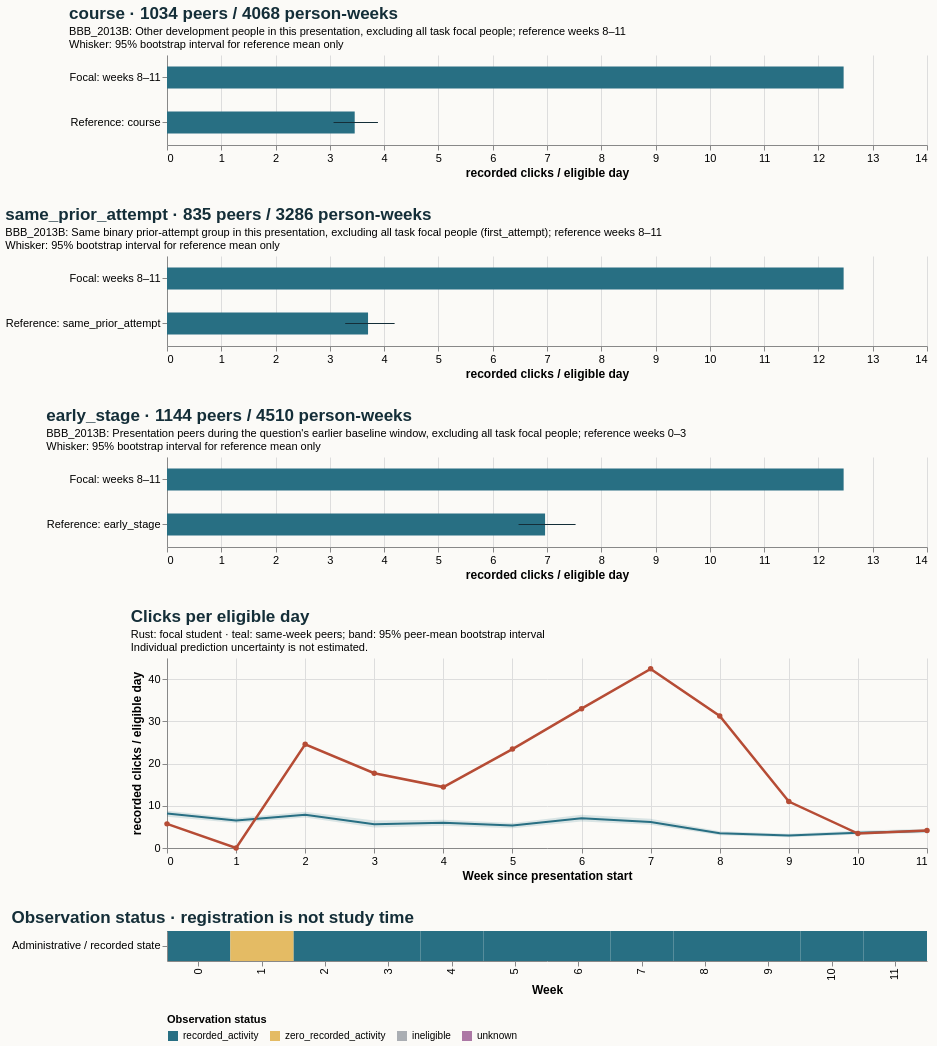

Express this chart as Vega-Lite.
### Vega-Lite specification from a JSON file in a GitHub repository (floating-point values rounded to 4 significant figures)
{"$schema": "https://vega.github.io/schema/vega-lite/v5.20.1.json", "config": {"axis": {"labelFontSize": 11, "titleFontSize": 12}, "background": "#fbfaf7", "font": "sans-serif", "title": {"anchor": "start", "color": "#142e38", "fontSize": 17, "subtitleFontSize": 11}, "view": {"continuousHeight": 300, "continuousWidth": 300, "stroke": null}}, "datasets": {"data-0be89954bfe7319e85b60e800e5b926b": [{"hi": null, "lo": null, "series": "Focal: weeks 8–11", "value": 12.46}, {"hi": 3.886, "lo": 3.068, "series": "Reference: course", "value": 3.458}], "data-9ae0c044a93fe5ac9c17ab1ac15fea42": [{"hi": null, "lo": null, "series": "Focal: weeks 8–11", "value": 12.46}, {"hi": 4.193, "lo": 3.283, "series": "Reference: same_prior_attempt", "value": 3.703}], "data-a0839d3c4f7f22300101f7e213ebb32f": [{"hi": null, "lo": null, "series": "Focal: weeks 8–11", "value": 12.46}, {"hi": 7.526, "lo": 6.476, "series": "Reference: early_stage", "value": 6.964}], "data-c747022c0f851f38f0739b515027d954": [{"end_day": 6, "focal_value": 5.714, "peer_ci_high": 8.85, "peer_ci_low": 7.43, "peer_mean": 8.148, "peer_observations": 1143, "peer_people": 1143, "reference": "course", "unit": "recorded clicks / eligible day", "week": 0}, {"end_day": 13, "focal_value": 0.0, "peer_ci_high": 7.097, "peer_ci_low": 5.913, "peer_mean": 6.502, "peer_observations": 1136, "peer_people": 1136, "reference": "course", "unit": "recorded clicks / eligible day", "week": 1}, {"end_day": 20, "focal_value": 24.57, "peer_ci_high": 8.582, "peer_ci_low": 7.213, "peer_mean": 7.845, "peer_observations": 1119, "peer_people": 1119, "reference": "course", "unit": "recorded clicks / eligible day", "week": 2}, {"end_day": 27, "focal_value": 17.71, "peer_ci_high": 6.542, "peer_ci_low": 4.873, "peer_mean": 5.621, "peer_observations": 1112, "peer_people": 1112, "reference": "course", "unit": "recorded clicks / eligible day", "week": 3}, {"end_day": 34, "focal_value": 14.43, "peer_ci_high": 6.703, "peer_ci_low": 5.256, "peer_mean": 5.963, "peer_observations": 1077, "peer_people": 1077, "reference": "course", "unit": "recorded clicks / eligible day", "week": 4}, {"end_day": 41, "focal_value": 23.43, "peer_ci_high": 5.938, "peer_ci_low": 4.679, "peer_mean": 5.32, "peer_observations": 1070, "peer_people": 1070, "reference": "course", "unit": "recorded clicks / eligible day", "week": 5}, {"end_day": 48, "focal_value": 33.0, "peer_ci_high": 7.85, "peer_ci_low": 6.262, "peer_mean": 7.068, "peer_observations": 1060, "peer_people": 1060, "reference": "course", "unit": "recorded clicks / eligible day", "week": 6}, {"end_day": 55, "focal_value": 42.43, "peer_ci_high": 6.908, "peer_ci_low": 5.479, "peer_mean": 6.156, "peer_observations": 1044, "peer_people": 1044, "reference": "course", "unit": "recorded clicks / eligible day", "week": 7}, {"end_day": 62, "focal_value": 31.29, "peer_ci_high": 3.968, "peer_ci_low": 3.015, "peer_mean": 3.473, "peer_observations": 1034, "peer_people": 1034, "reference": "course", "unit": "recorded clicks / eligible day", "week": 8}, {"end_day": 69, "focal_value": 11.0, "peer_ci_high": 3.372, "peer_ci_low": 2.551, "peer_mean": 2.943, "peer_observations": 1017, "peer_people": 1017, "reference": "course", "unit": "recorded clicks / eligible day", "week": 9}, {"end_day": 76, "focal_value": 3.429, "peer_ci_high": 4.087, "peer_ci_low": 3.2, "peer_mean": 3.624, "peer_observations": 1011, "peer_people": 1011, "reference": "course", "unit": "recorded clicks / eligible day", "week": 10}, {"end_day": 83, "focal_value": 4.143, "peer_ci_high": 4.587, "peer_ci_low": 3.534, "peer_mean": 4.014, "peer_observations": 1006, "peer_people": 1006, "reference": "course", "unit": "recorded clicks / eligible day", "week": 11}], "data-cf05c633e79a748724f167f8eb9e48c4": [{"eligible_days": 7.0, "end_day": 6, "logging_completeness": "unknown", "observation_status": "recorded_activity", "row": "Administrative / recorded state", "score_status": "withheld_release_time_unknown", "start_day": 0, "value": 5.714, "week": 0}, {"eligible_days": 7.0, "end_day": 13, "logging_completeness": "unknown", "observation_status": "zero_recorded_activity", "row": "Administrative / recorded state", "score_status": "withheld_release_time_unknown", "start_day": 7, "value": 0.0, "week": 1}, {"eligible_days": 7.0, "end_day": 20, "logging_completeness": "unknown", "observation_status": "recorded_activity", "row": "Administrative / recorded state", "score_status": "withheld_release_time_unknown", "start_day": 14, "value": 24.57, "week": 2}, {"eligible_days": 7.0, "end_day": 27, "logging_completeness": "unknown", "observation_status": "recorded_activity", "row": "Administrative / recorded state", "score_status": "withheld_release_time_unknown", "start_day": 21, "value": 17.71, "week": 3}, {"eligible_days": 7.0, "end_day": 34, "logging_completeness": "unknown", "observation_status": "recorded_activity", "row": "Administrative / recorded state", "score_status": "withheld_release_time_unknown", "start_day": 28, "value": 14.43, "week": 4}, {"eligible_days": 7.0, "end_day": 41, "logging_completeness": "unknown", "observation_status": "recorded_activity", "row": "Administrative / recorded state", "score_status": "withheld_release_time_unknown", "start_day": 35, "value": 23.43, "week": 5}, {"eligible_days": 7.0, "end_day": 48, "logging_completeness": "unknown", "observation_status": "recorded_activity", "row": "Administrative / recorded state", "score_status": "withheld_release_time_unknown", "start_day": 42, "value": 33.0, "week": 6}, {"eligible_days": 7.0, "end_day": 55, "logging_completeness": "unknown", "observation_status": "recorded_activity", "row": "Administrative / recorded state", "score_status": "withheld_release_time_unknown", "start_day": 49, "value": 42.43, "week": 7}, {"eligible_days": 7.0, "end_day": 62, "logging_completeness": "unknown", "observation_status": "recorded_activity", "row": "Administrative / recorded state", "score_status": "withheld_release_time_unknown", "start_day": 56, "value": 31.29, "week": 8}, {"eligible_days": 7.0, "end_day": 69, "logging_completeness": "unknown", "observation_status": "recorded_activity", "row": "Administrative / recorded state", "score_status": "withheld_release_time_unknown", "start_day": 63, "value": 11.0, "week": 9}, {"eligible_days": 7.0, "end_day": 76, "logging_completeness": "unknown", "observation_status": "recorded_activity", "row": "Administrative / recorded state", "score_status": "withheld_release_time_unknown", "start_day": 70, "value": 3.429, "week": 10}, {"eligible_days": 7.0, "end_day": 83, "logging_completeness": "unknown", "observation_status": "recorded_activity", "row": "Administrative / recorded state", "score_status": "withheld_release_time_unknown", "start_day": 77, "value": 4.143, "week": 11}]}, "resolve": {"scale": {"color": "independent"}}, "spacing": 28, "vconcat": [{"data": {"name": "data-0be89954bfe7319e85b60e800e5b926b"}, "height": 90, "layer": [{"encoding": {"x": {"field": "value", "scale": {"domain": [0, 13.09], "zero": true}, "title": "recorded clicks / eligible day", "type": "quantitative"}, "y": {"field": "series", "sort": null, "title": null, "type": "nominal"}}, "mark": {"color": "#286f83", "size": 22, "type": "bar"}}, {"encoding": {"x": {"field": "lo", "type": "quantitative"}, "x2": {"field": "hi"}, "y": {"field": "series", "sort": null, "title": null, "type": "nominal"}}, "mark": {"color": "#142e38", "type": "rule"}}], "title": {"subtitle": ["BBB_2013B: Other development people in this presentation, excluding all task focal people; reference weeks 8–11", "Whisker: 95% bootstrap interval for reference mean only"], "text": "course · 1034 peers / 4068 person-weeks"}, "width": 760}, {"data": {"name": "data-9ae0c044a93fe5ac9c17ab1ac15fea42"}, "height": 90, "layer": [{"encoding": {"x": {"field": "value", "scale": {"domain": [0, 13.09], "zero": true}, "title": "recorded clicks / eligible day", "type": "quantitative"}, "y": {"field": "series", "sort": null, "title": null, "type": "nominal"}}, "mark": {"color": "#286f83", "size": 22, "type": "bar"}}, {"encoding": {"x": {"field": "lo", "type": "quantitative"}, "x2": {"field": "hi"}, "y": {"field": "series", "sort": null, "title": null, "type": "nominal"}}, "mark": {"color": "#142e38", "type": "rule"}}], "title": {"subtitle": ["BBB_2013B: Same binary prior-attempt group in this presentation, excluding all task focal people (first_attempt); reference weeks 8–11", "Whisker: 95% bootstrap interval for reference mean only"], "text": "same_prior_attempt · 835 peers / 3286 person-weeks"}, "width": 760}, {"data": {"name": "data-a0839d3c4f7f22300101f7e213ebb32f"}, "height": 90, "layer": [{"encoding": {"x": {"field": "value", "scale": {"domain": [0, 13.09], "zero": true}, "title": "recorded clicks / eligible day", "type": "quantitative"}, "y": {"field": "series", "sort": null, "title": null, "type": "nominal"}}, "mark": {"color": "#286f83", "size": 22, "type": "bar"}}, {"encoding": {"x": {"field": "lo", "type": "quantitative"}, "x2": {"field": "hi"}, "y": {"field": "series", "sort": null, "title": null, "type": "nominal"}}, "mark": {"color": "#142e38", "type": "rule"}}], "title": {"subtitle": ["BBB_2013B: Presentation peers during the question's earlier baseline window, excluding all task focal people; reference weeks 0–3", "Whisker: 95% bootstrap interval for reference mean only"], "text": "early_stage · 1144 peers / 4510 person-weeks"}, "width": 760}, {"data": {"name": "data-c747022c0f851f38f0739b515027d954"}, "height": 190, "layer": [{"encoding": {"x": {"axis": {"tickMinStep": 1}, "field": "week", "title": "Week since presentation start", "type": "quantitative"}, "y": {"field": "peer_ci_low", "scale": {"zero": true}, "title": "recorded clicks / eligible day", "type": "quantitative"}, "y2": {"field": "peer_ci_high"}}, "mark": {"color": "#286f83", "opacity": 0.16, "type": "area"}}, {"encoding": {"tooltip": [{"field": "week", "type": "quantitative"}, {"field": "peer_mean", "type": "quantitative"}, {"field": "peer_people", "type": "quantitative"}, {"field": "peer_observations", "type": "quantitative"}], "x": {"field": "week", "type": "quantitative"}, "y": {"field": "peer_mean", "type": "quantitative"}}, "mark": {"color": "#286f83", "strokeWidth": 2, "type": "line"}}, {"encoding": {"tooltip": [{"field": "week", "type": "quantitative"}, {"field": "focal_value", "type": "quantitative"}], "x": {"field": "week", "type": "quantitative"}, "y": {"field": "focal_value", "type": "quantitative"}}, "mark": {"color": "#b64c35", "point": {"color": "#b64c35"}, "strokeWidth": 2.5, "type": "line"}}], "title": {"subtitle": ["Rust: focal student · teal: same-week peers; band: 95% peer-mean bootstrap interval", "Individual prediction uncertainty is not estimated."], "text": "Clicks per eligible day"}, "width": 760}, {"data": {"name": "data-cf05c633e79a748724f167f8eb9e48c4"}, "encoding": {"color": {"field": "observation_status", "legend": {"labelLimit": 260, "orient": "bottom"}, "scale": {"domain": ["recorded_activity", "zero_recorded_activity", "ineligible", "unknown"], "range": ["#286f83", "#e4bb64", "#aaaeb3", "#ac78a5"]}, "title": "Observation status", "type": "nominal"}, "tooltip": [{"field": "week", "type": "quantitative"}, {"field": "eligible_days", "type": "quantitative"}, {"field": "observation_status", "type": "nominal"}, {"field": "logging_completeness", "type": "nominal"}], "x": {"field": "week", "title": "Week", "type": "ordinal"}, "y": {"field": "row", "title": null, "type": "nominal"}}, "height": 30, "mark": {"type": "rect"}, "title": "Observation status · registration is not study time", "width": 760}]}
